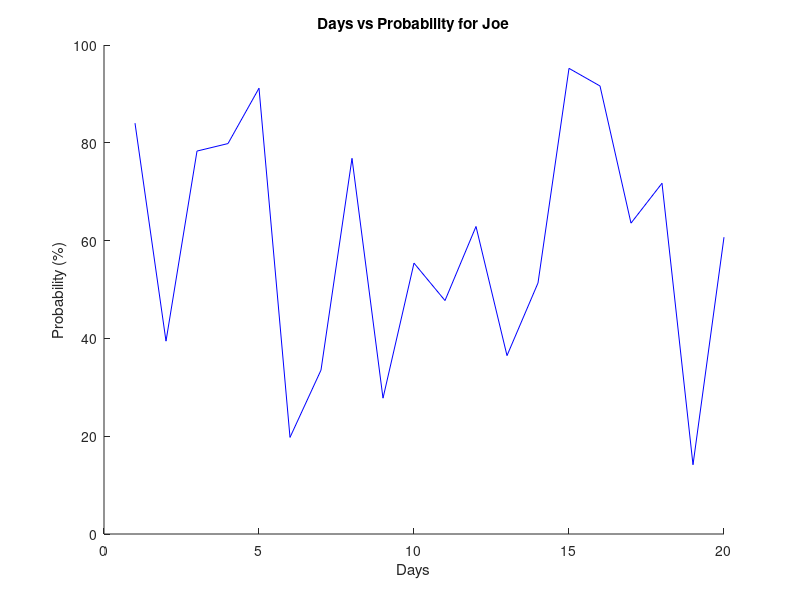

Write MATLAB code to recreate this figure.
%%Days vs Probability%% 
clear all; clc; close all;
Probability = 100.*[0.840188, 0.394383, 0.783099, 0.79844, 0.911647, ...
    0.197551, 0.335223, 0.76823, 0.277775, 0.55397, 0.477397, ...
    0.628871, 0.364784, 0.513401, 0.95223, 0.916195, 0.635712, 0.717297, ...
    0.141603, 0.606969];
Days = [1, 2, 3, 4, 5, 6, 7, 8, 9, 10, 11, 12, 13, 14, 15, 16, 17, 18, 19, ...
    20];

figure()
hold on
plot(Days, Probability , 'b');
title('Days vs Probability for Joe')
xlabel('Days')
ylabel('Probability (%)')
hold off